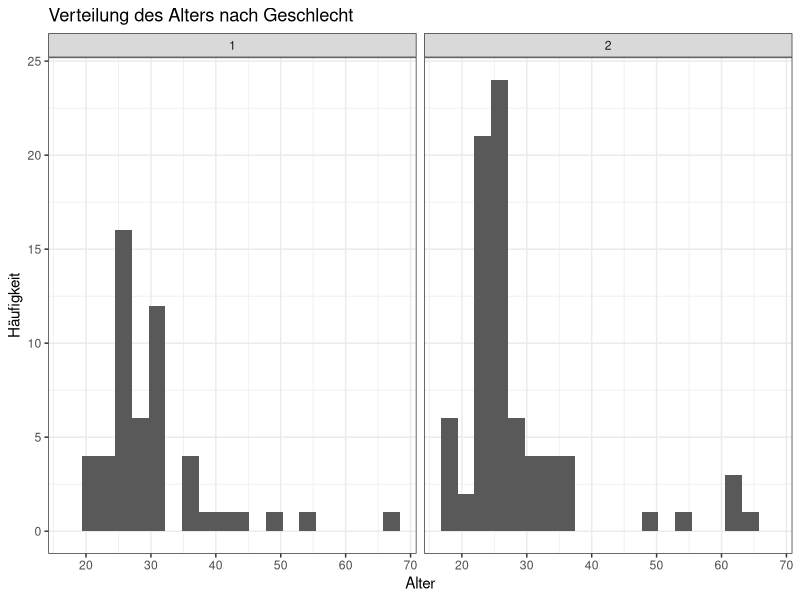
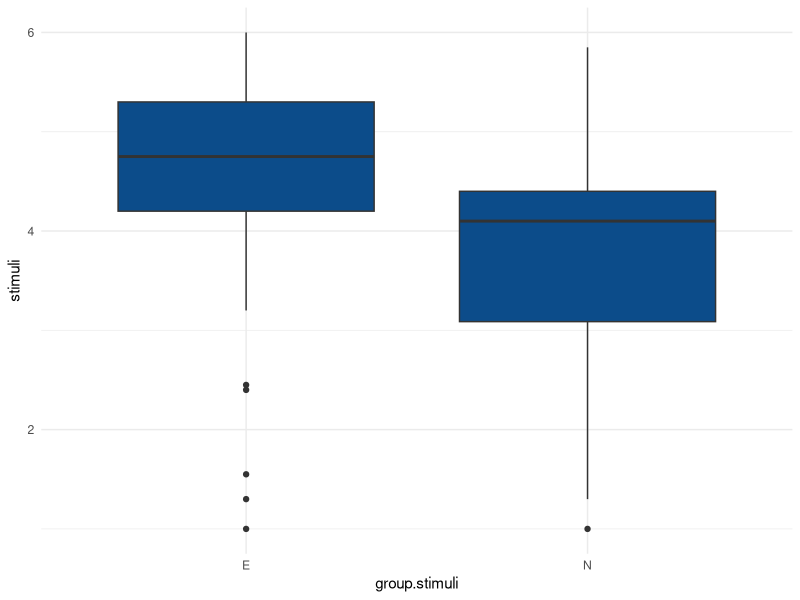

Source code (R) for these figures, in order:
## ---- chunk 1
knitr::opts_chunk$set(echo = TRUE)
## ---- chunk 2

library(tidyverse)
library(haven)
library(sjlabelled)
library(knitr)
library(psych)

datensatz <- read.csv("datensatz.csv", sep = ";")

## ---- chunk 3

psych::describe(datensatz) %>% kable()

datensatz %>% ggplot() + aes(x = age) + geom_histogram(bins = 20) + labs(x = "Alter", y = "Häufigkeit", title = "Verteilung des Alters nach Geschlecht") + 
  facet_wrap(~gender) + 
  theme_bw()

#ggsave("alters_histogram.pdf")

library(ggplot2)

ggplot(data = datensatz) +
  aes(x = group.stimuli, y = stimuli) +
  geom_boxplot(fill = "#0c4c8a") +
  theme_minimal()

 
